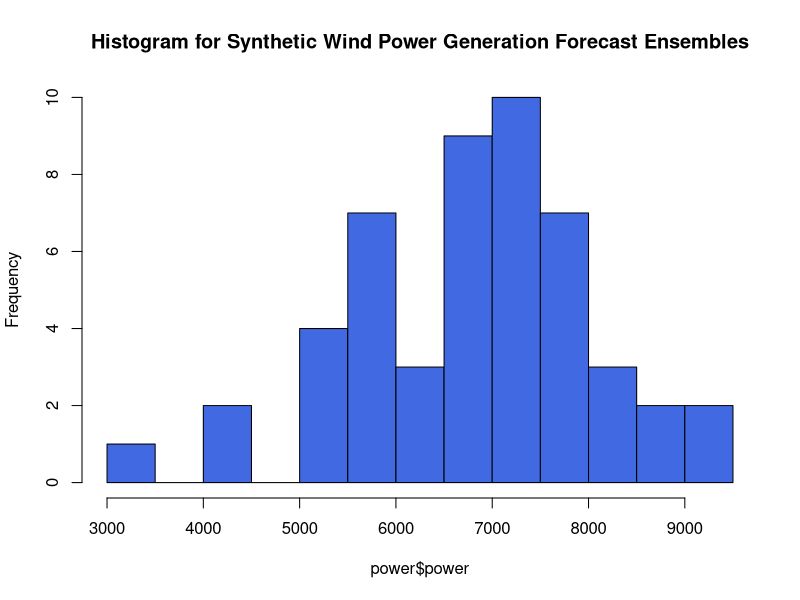
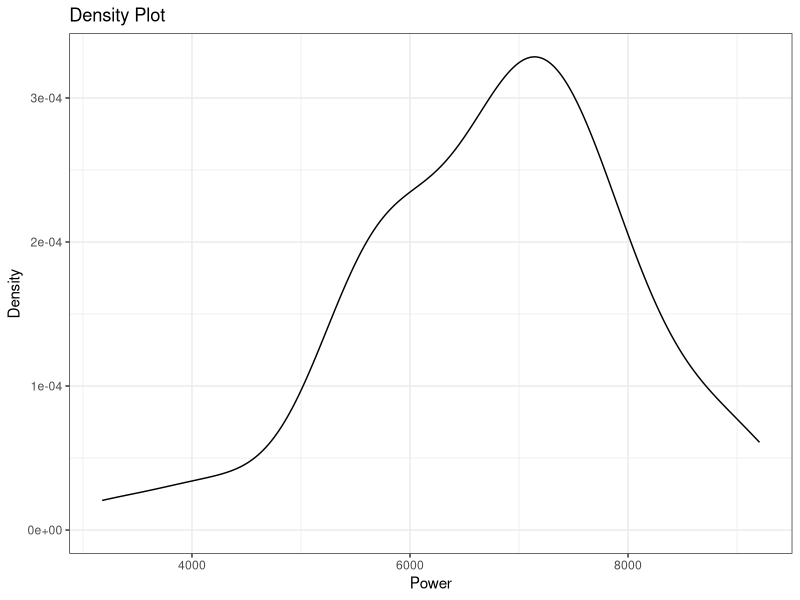
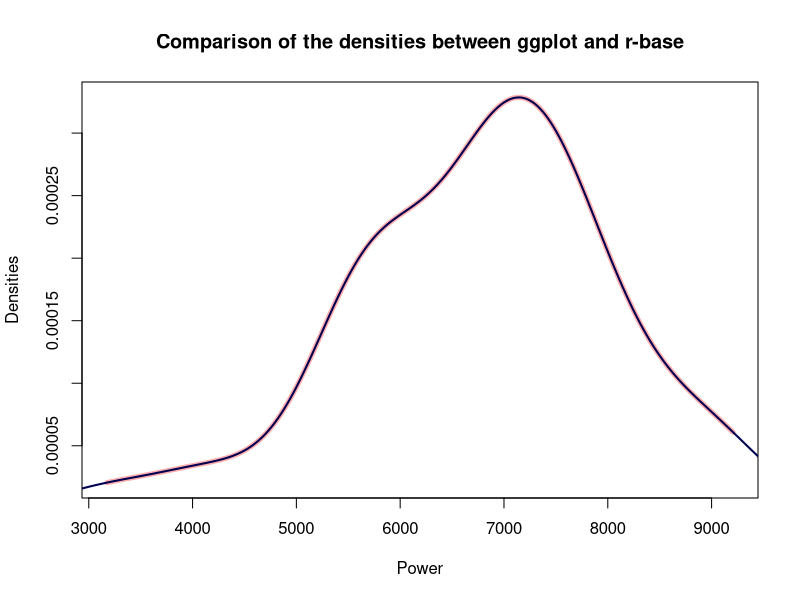
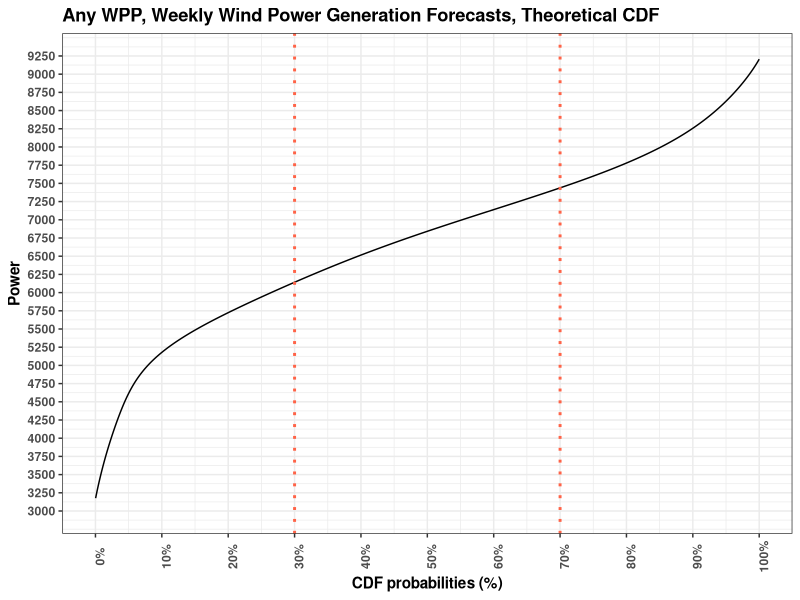
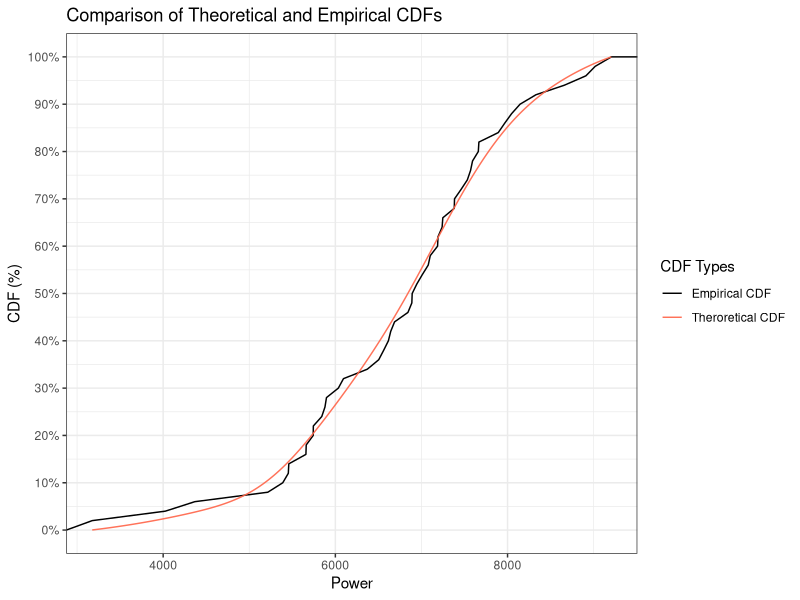

Generate these figures, in order, with R:
## ---- chunk 1
knitr::opts_chunk$set(echo = TRUE)
## ---- chunk 2
# Create a sample power forecast data with 50 ensembles for weekly total power generation of a wind power plant with 100 MWs of installed power and 40% capacity factor 
power = data.frame(power = rnorm(50,mean = 7*24*100*0.4, sd = 1000))
hist(power$power, breaks=12, main = "Histogram for Synthetic Wind Power Generation Forecast Ensembles",col="royalblue")  
## ---- chunk 3
dens = density(power$power)
str(dens)

filled = c()

# Regular Grids?
{for (i in 1:(length(dens$x)-1)) {
  
  filled[i] = diff(dens$x[i:(i+1)])
  
  }

a = c()
for (i in 1:(length(filled)-1)) {
  a[i] = diff(filled[i:(i+1)]) <= 0.000001
}
}
print(all(a))
rm(filled, a)

## ---- chunk 4
library(ggplot2)

# Density plot of the ggplot
(m = ggplot(power, aes(x = power)) + 
    geom_density() +
    theme_bw() +
    labs(x = "Power", y = "Density", title = "Density Plot"))

# Take the data of the plot.
p = ggplot_build(m)

## ---- chunk 5
# First, ggplot's densities with red thick line then r's base densities with black thinner line.
plot(p$data[[1]]$x,p$data[[1]]$y, type = "l", col="#FF000050",lwd = 5,
     main = "Comparison of the densities between ggplot and r-base", 
     xlab = "Power",
     ylab = "Densities")
lines(dens$x, dens$y,col="#000050",lwd =2 )

## ---- chunk 6
# Is the area under the curve is equal to 1?
sum(dens$y)*diff(dens$x[1:2])

## ---- chunk 7
# Extract the data from the output of the ggplot_build()
prob_frcst = p$data[[1]]

# A function to create probabilities for each bin of the density plot.
scaling = function(x) {
  
  (x)/(sum(x))
  
}

prob_frcst$cdf = cumsum(scaling(prob_frcst$density))

## ---- chunk 8
# A function that makes a number rounded towards up or down by a user specified number.
round_it = function(x, roundto, tow = "up") {
  if(tow == "up") {  #Yukar? Yuvarla
    x + (roundto - x %% roundto)
  } else {
    if(tow == "down") {  #Asagi Yuvarla
      x - (x %% roundto)
    }
  }
}

# ggplot function for making easy to visualize the CDFs
plot_cdf =  function(data, prob_1, prob_2, wpp_name) {
  
  minimum = round_it(min(data$x),250,"down")
  maximum = round_it(max(data$x),250,"up")
  
  ggplot(data, aes(x = x, y = cdf)) +
    geom_line() +
    scale_x_continuous(name = "Power", 
                       limits = c(minimum,maximum), 
                       breaks = seq(minimum,maximum,250)) +
    scale_y_continuous(name = "CDF probabilities (%)",
                       limits = c(0,1),
                       breaks = seq(0,1,0.1),
                       labels = scales::percent) +
    ggtitle(paste(wpp_name,"WPP, Weekly Wind Power Generation Forecasts, Theoretical CDF")) +
    theme_bw()+
    theme(text = element_text(face = "bold"),
          axis.text.x = element_text(angle = 90)) +
    geom_hline(yintercept = prob_1, color = "tomato", linetype = "dotted", lwd = 1) +
    geom_hline(yintercept = prob_2, color = "tomato", linetype = "dotted", lwd = 1) +
    coord_flip()
  
}

plot_cdf(prob_frcst, prob_1 = 0.3, prob_2 = 0.7,wpp_name = "Any")
## ---- chunk 9
# A method for extracting the closest CDF to 30% and 70%.
(percent30_i = which.min(abs(prob_frcst$cdf-0.3)))
(percent70_i = which.min(abs(prob_frcst$cdf-0.7)))

percent_index_finder = function(data, prob) {
  
  which.min(abs(data-prob))
  
}

prob_extraction = data.frame(Probabilities = seq(0.1,0.9,0.1), Value = 0)

for (i in (1:nrow(prob_extraction))) {
  
  prob_extraction[i,2] = prob_frcst$x[percent_index_finder(prob_frcst$cdf,prob_extraction[i,1])]
  
}

prob_extraction

## ---- chunk 10
# Comparison plot for the eCDF and theoretical CDFs
ggplot(power, aes(power)) + 
  stat_ecdf(geom = "line", aes(color = "Empirical CDF")) +
  geom_line(data = prob_frcst, aes(x = x, y = cdf, color = "Theroretical CDF"), alpha = 0.9) +
  scale_x_continuous(name = "Power")+
  scale_y_continuous(name = "CDF (%)", labels = scales::percent, breaks = seq(0,1,0.1))+
  ggtitle("Comparison of Theoretical and Empirical CDFs") +
  scale_color_manual(name = "CDF Types", values = c("Empirical CDF" = "black","Theroretical CDF"="tomato")) +
  theme_bw()
  
